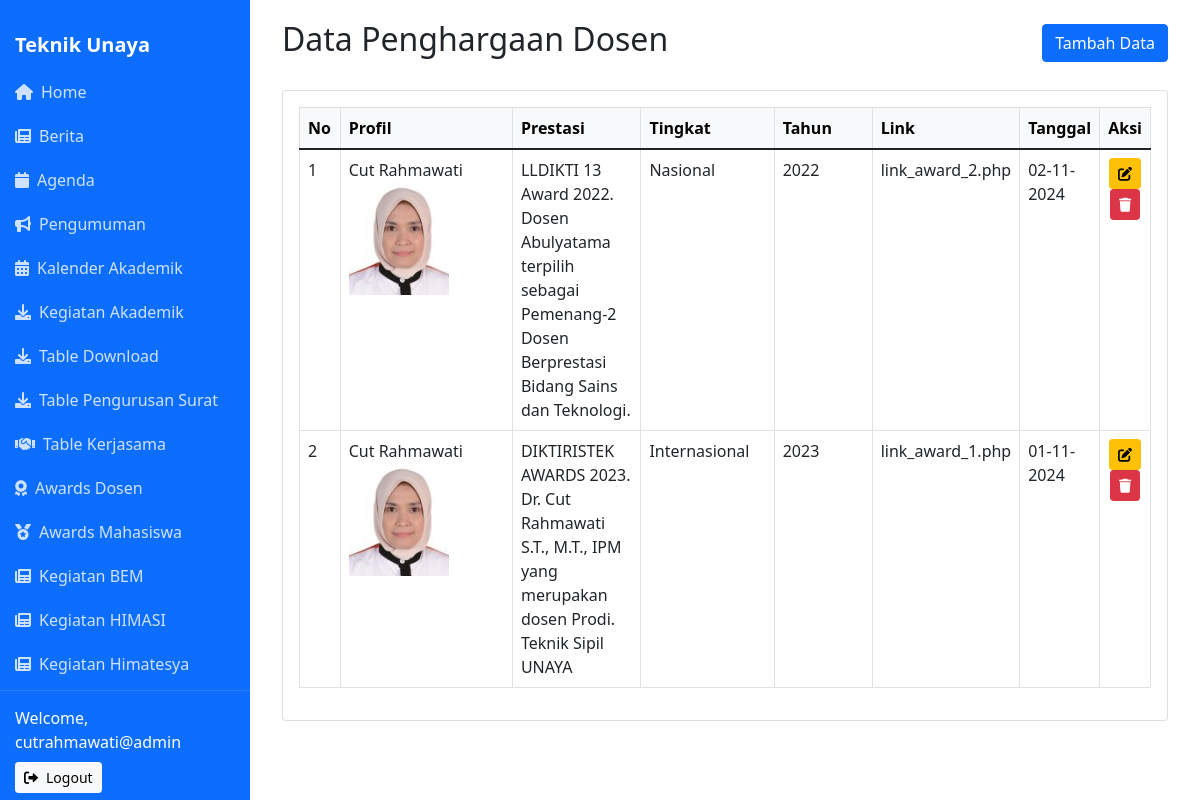
/admin/view_penghargaan_dosen.php (signed in), run on the app's committed database.
### tables this page shows
CREATE TABLE `penghargaan_dosen` (
  `id_penghargaan` int(11) NOT NULL,
  `gambar_person` varchar(255) NOT NULL,
  `person` varchar(255) NOT NULL,
  `prestasi` varchar(255) NOT NULL,
  `tingkat` varchar(50) NOT NULL,
  `tahun` varchar(100) NOT NULL,
  `link` varchar(255) NOT NULL,
  `date` date NOT NULL
);

### admin/view_penghargaan_dosen.php (the view, shortened to what this page needs)
<?php
include '../db.php';
include 'header.php';
$query = "SELECT * FROM penghargaan_dosen ORDER BY date DESC";
$result = mysqli_query($conn, $query);
?>
<div class="container">
    <div class="d-flex justify-content-between align-items-center mb-4">
        <h2>Data Penghargaan Dosen</h2>
        <a href="create_penghargaan_dosen.php" class="btn btn-primary">Tambah Data</a>
    </div>
    <div class="card">
        <div class="card-body">
            <div class="table-responsive">
                <table class="table table-bordered table-hover">
                    <thead class="table-light">
                        <tr>
                            <th width="5%">No</th>
                            <th width="35%">Profil</th>
                            <th width="20%">Prestasi</th>
                            <th width="20%">Tingkat</th>
                            <th width="20%">Tahun</th>
                            <th width="20%">Link</th>
                            <th width="20%">Tanggal</th>
                            <th width="20%">Aksi</th>
                        </tr>
                    </thead>
                    <tbody>
                        <?php
                        $no = 1;
                        while ($row = mysqli_fetch_assoc($result)) {
                            echo "<tr>";
                            echo "<td>" . $no++ . "</td>";
                            echo "<td>
                                <div>" . htmlspecialchars($row['person']) . "</div>
                                <img src='uploads/" . $row['gambar_person'] . "' alt='" . htmlspecialchars($row['person']) . "' style='max-width: 100px; height: auto;'>
                            </td>";
                            echo "<td>" . htmlspecialchars($row['prestasi']) . "</td>";
                            echo "<td>" . htmlspecialchars($row['tingkat']) . "</td>";
                            echo "<td>" . htmlspecialchars($row['tahun']) . "</td>";
                            echo "<td>" . htmlspecialchars($row['link']) . "</td>";
                            echo "<td>" . date('d-m-Y', strtotime($row['date'])) . "</td>";
                            echo "<td class='text-center'>
                                    <a href='edit_penghargaan_dosen.php?id_penghargaan=" . $row['id_penghargaan'] . "' class='btn btn-sm btn-warning btn-action'><i class='fas fa-edit'></i></a>
                                    <a href='delete_penghargaan_dosen.php?id_penghargaan=" . $row['id_penghargaan'] . "' class='btn btn-sm btn-danger btn-action' onclick='return confirm(\"Apakah Anda yakin ingin menghapus data ini?\")'><i class='fas fa-trash'></i></a>
                                  </td>";
                            echo "</tr>";
                        }
                        ?>
                    </tbody>
                </table>
            </div>
        </div>
    </div>
</div>

### data on the page
penghargaan_dosen: person "Cut Rahmawati", gambar_person (picture), prestasi "LLDIKTI 13 Award 2022. Dosen Abulyatama terpilih sebagai Pemenang-2 Dosen Berprestasi Bidang Sains dan Teknologi.", tingkat "Nasional", tahun "2022", link "link_award_2.php", date "02-11-2024"
penghargaan_dosen: person "Cut Rahmawati", gambar_person (picture), prestasi "DIKTIRISTEK AWARDS 2023. Dr. Cut Rahmawati S.T., M.T., IPM yang merupakan dosen Prodi. Teknik Sipil UNAYA", tingkat "Internasional", tahun "2023", link "link_award_1.php", date "01-11-2024"

### other printed values
$_SESSION['admin_username'] "cutrahmawati@admin"
